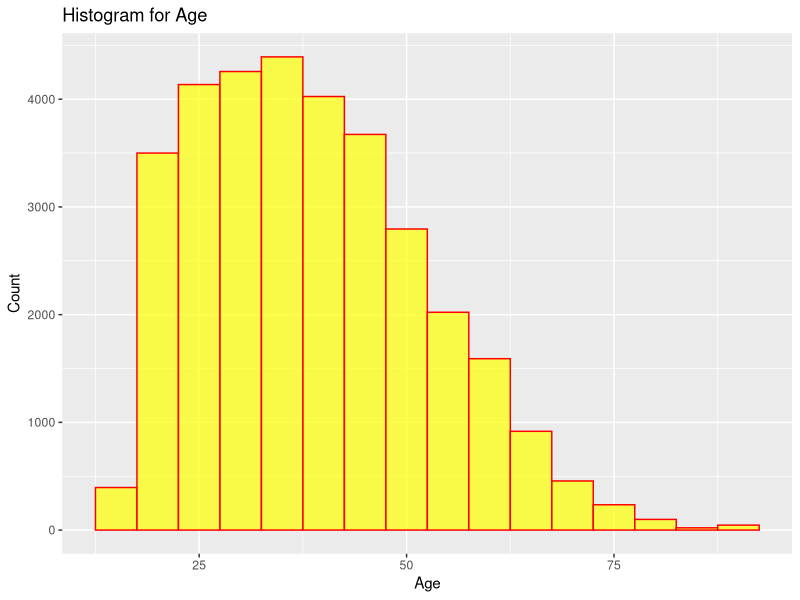
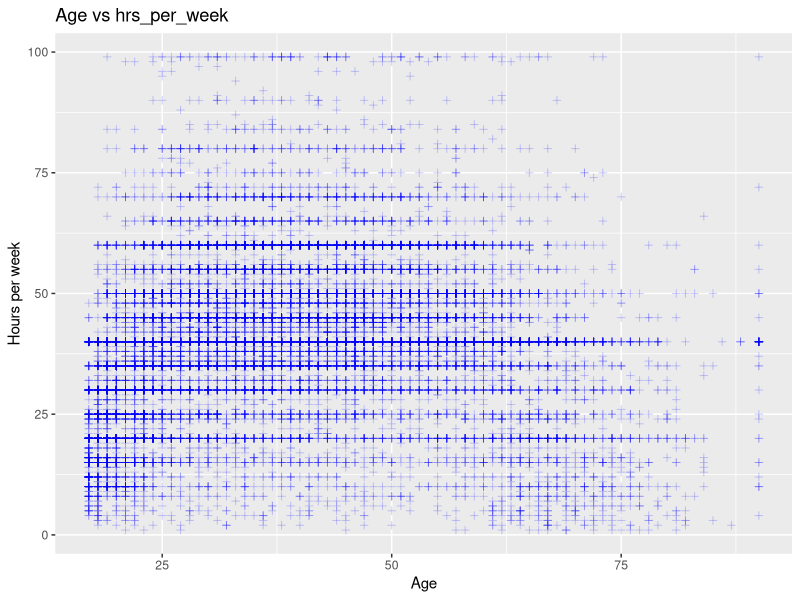
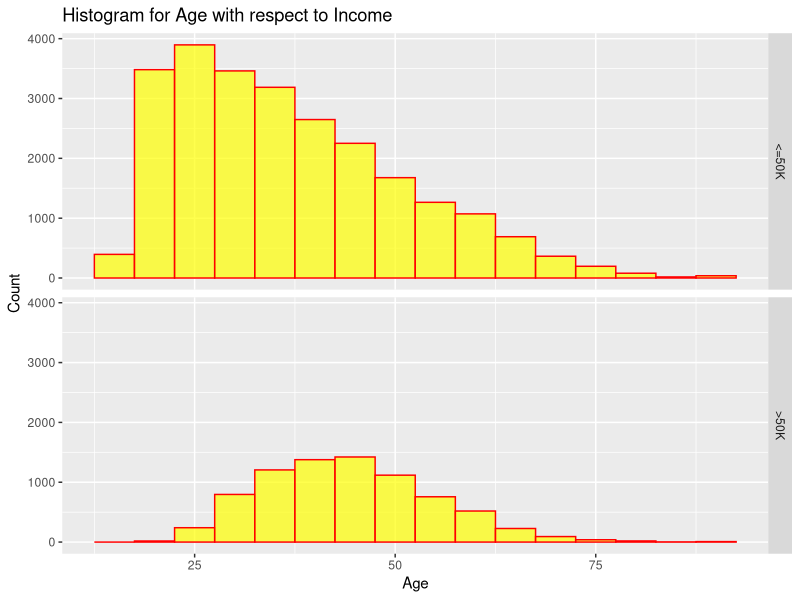
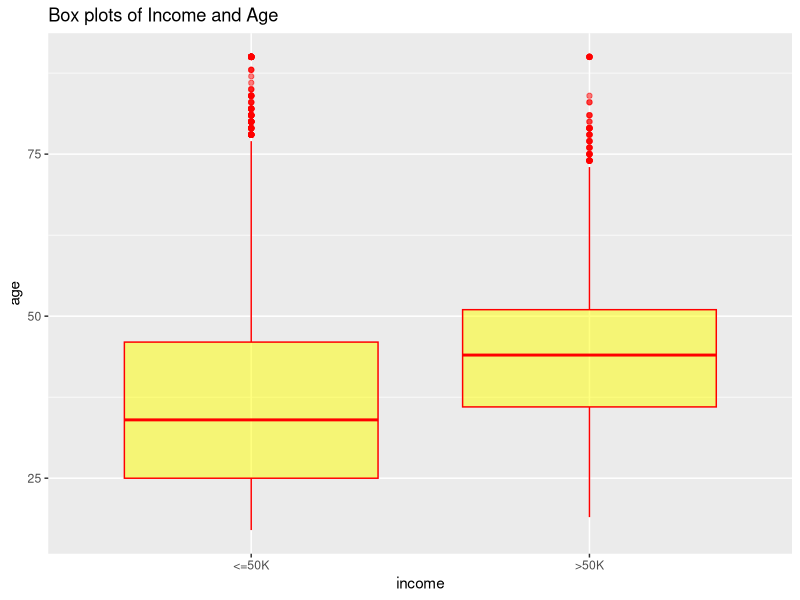
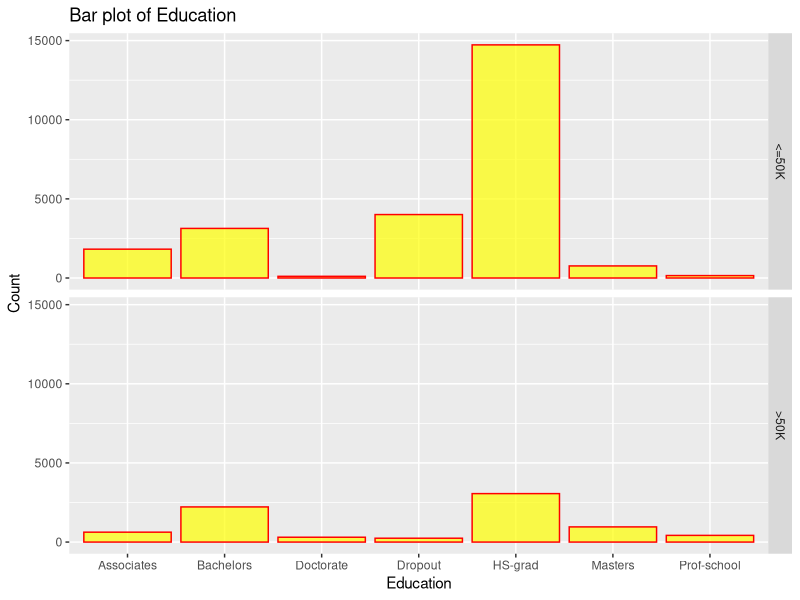
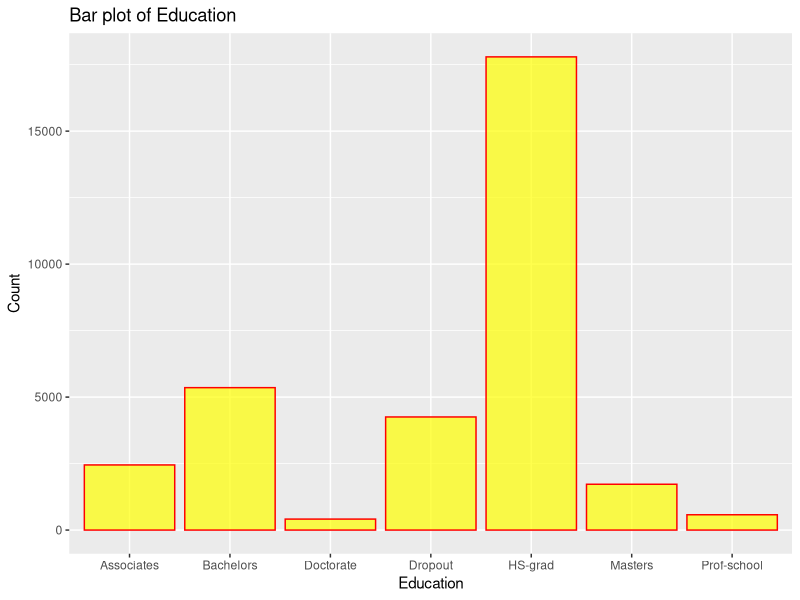
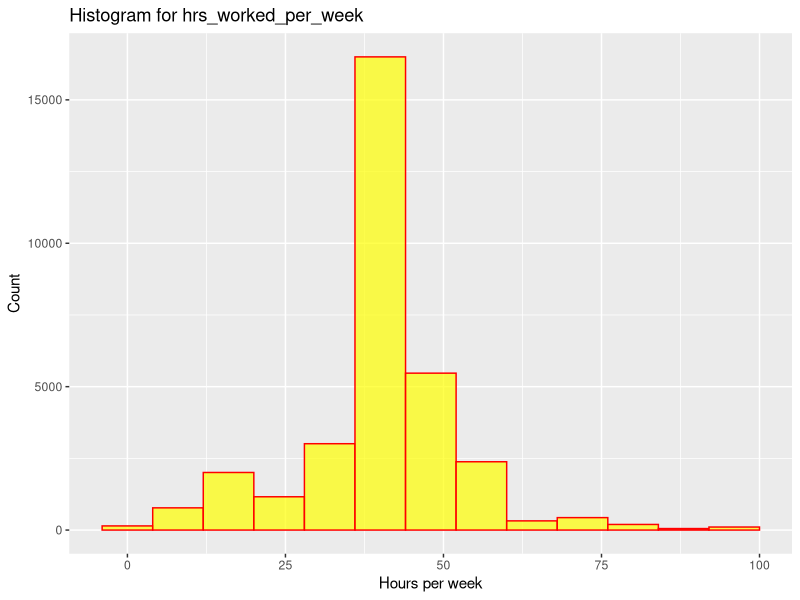

Reproduce these figures in R, in order. (Note: this script raises an error after producing the figures.)
library(ggplot2)
# Assignment 1

# Read the data from csv file into dataFrame.
myData <- read.csv("censusData.csv")

# Column names and length of each column.
c <- (colnames(myData))

# Question 1

"age: type = Integer, Ratio-scaled Attribute, This is a ratio scaled attribute with an inherit zero point and we can talk one person's age as multiple of others."
"work: type = factor, Nominal Attribute, This is nominal because it is names of work they do it relating to names."
"edu: type = factor, Ordinal Attribute, This is regarding the education level which has order but the magnitude between the levels is unkown."
"marital: type = factor, Nominal Attribute, This is nominal because it is relating to names of their marital status."
"occupation: type = factor, Nominal Attribute, This is nominal because it is names of work they do it relating to names."
"race: type = factor, Nominal Attribute, This is nominal because it is relating to names of their races."
"sex: type = factor, Binary(symmetric) Attribute, Binary attributes are only with two categories, here male and female have equal weights."
"hrs_per_week: type = integer, Ratio-scaled Attribute,"
"income: type = factor, Ratio-scaled Attribute, Ratio-scaled Attribute, This is a ratio scaled attribute with an inherit zero point and we can talk one person's salary as multiple of others."

# Question 2.a
pct_missing_values <- c()
missing_values <- c()

for (val in c)
{
  each <- table(myData[val])
  if (!is.na(each['?'])) {
    pct <- (each['?']/length(myData[[val]])) * 100
    missing_values <- c(missing_values, each['?'])
    pct_missing_values <- c(pct_missing_values, pct)
  } else {
    pct_missing_values <- c(pct_missing_values, 0)
    missing_values <- c(missing_values, 0)
  }
}

# Question 2.b
missing_data <- c()
for (i in 1:length(myData[['sex']])){
  if ((myData[i,2] == '?') & (myData[i,5] == '?')){
    missing_data <- c(missing_data, 2)
  }else if ((myData[i,2] != '?') & (myData[i,5] == '?')) {
    missing_data <- c(missing_data, 1)
  }else if ((myData[i,2] == '?') & (myData[i,5] != '?')) {
    missing_data <- c(missing_data, 1)
  }else {
      missing_data <- c(missing_data, 0)
  }  
}

hist_plot <- qplot(final, geom="histogram", 
                   binwidth=0.1, 
                   main="Missing values per data point",
                   xlab="Missing values",
                   ylab="Count")

#print (hist_plot)


# Question 3 .a
#for age
age_hist <- ggplot(myData, aes(x=age)) + geom_histogram(binwidth=5, 
                                            alpha=0.7, 
                                            fill="yellow", 
                                            col="red")+
                                            ggtitle("Histogram for Age") +
                                            xlab("Age")+
                                            ylab("Count")
# print (age_hist)
# for number of hrs
hours_per_week_hist <- ggplot(myData, aes(x=hrs_per_week)) + geom_histogram(binwidth=8, 
                                            alpha=0.7, 
                                            fill="yellow", 
                                            col="red")+
                                            ggtitle("Histogram for hrs_worked_per_week") +
                                            xlab("Hours per week")+
                                            ylab("Count")
# print (hours_per_week_hist)

# for income
income_hist = ggplot(myData, aes(x=income)) + geom_histogram(alpha=0.7, 
                                               fill="yellow", 
                                               col="red")+
                                               ggtitle("Histogram for Income") +
                                               xlab("Income")+
                                               ylab("Count")

# print (income_hist)

# Question 3.b
age_income <- ggplot(myData, aes(x=age)) + geom_histogram(binwidth=5, 
                                            alpha=0.7, 
                                            fill="yellow", 
                                            col="red")+
                                            ggtitle("Histogram for Age with respect to Income") +
                                            xlab("Age")+
                                            ylab("Count")+ 
                                            facet_grid(income ~ .)
# print ("age_income")

hrs_per_week_income <- ggplot(myData, aes(x=hrs_per_week)) + geom_histogram(binwidth=10, 
                                            alpha=0.7, 
                                            fill="yellow", 
                                            col="red")+
                                            ggtitle("Histogram for Hours worked per week with respect to Income") +
                                            xlab("Hours worked per week")+
                                            ylab("Count")+ 
                                            facet_grid(income ~ .)
# print (hrs_per_week_income)

# Question 3.c
# age and income
age_income_boxplot <- ggplot(data=myData, aes(x=income, y=age)) + geom_boxplot(alpha=0.5,
                                                         fill="yellow",
                                                         col="red")+
                                                         ggtitle("Box plots of Income and Age")
# print (age_income_boxplot)

# hrs_per_week and income
hrs_per_week_income_boxplot <- ggplot(data=myData, aes(x=income, y=hrs_per_week)) + geom_boxplot(alpha=0.5,
                                                                  fill="yellow",
                                                                  col="red")+
                                                                  ggtitle("Box plots of Income and Hours worked per week")

# print (hrs_per_week_income_boxplot)

# Question 4.a
# Plotting of each categorical feature
wark_bar_plot <- ggplot(myData, aes(x=work)) + geom_bar(binwidth=10, 
                                            alpha=0.7, 
                                            fill="yellow", 
                                            col="red")+
                                            ggtitle("Bar plot of Work")+
                                            xlab("Work")+
                                            ylab("Count")

# print (wark_bar_plot)

education_bar <- ggplot(myData, aes(x=edu)) + geom_bar(binwidth=10, 
                                       alpha=0.7, 
                                       fill="yellow", 
                                       col="red")+
                                       ggtitle("Bar plot of Education")+
                                       xlab("Education")+
                                       ylab("Count")

# print (education_bar)

marital_barplot <- ggplot(myData, aes(x=marital)) + geom_bar(binwidth=10, 
                                      alpha=0.7, 
                                      fill="yellow", 
                                      col="red")+
                                      ggtitle("Bar plot of Marital status")+
                                      xlab("Marital")+
                                      ylab("Count")

# print (marital_barplot)

occupation_barplot <- ggplot(myData, aes(x=occupation)) + geom_bar(binwidth=10, 
                                          alpha=0.7, 
                                          fill="yellow", 
                                          col="red")+
                                          ggtitle("Bar plot of Occupation")+
                                          xlab("Occupation")+
                                          ylab("Count")


# print (occupation_barplot)

race_barplot <- ggplot(myData, aes(x=race)) + geom_bar(binwidth=10, 
                                          alpha=0.7, 
                                          fill="yellow", 
                                          col="red")+
                                          ggtitle("Bar plot of Race")+
                                          xlab("Race")+
                                          ylab("Count")

# print (race_barplot)

# Question 4.b
work_income <- ggplot(myData, aes(x=work)) + geom_bar(binwidth=10, 
                                       alpha=0.7, 
                                       fill="yellow", 
                                       col="red")+
                                       ggtitle("Bar plot of Work")+
                                       xlab("Work")+
                                       ylab("Count")  + facet_grid(income ~ .)

#print (work_income)

edu_income <- ggplot(myData, aes(x=edu)) + geom_bar(binwidth=10, 
                                      alpha=0.7, 
                                      fill="yellow", 
                                      col="red")+
                                      ggtitle("Bar plot of Education")+
                                      xlab("Education")+
                                      ylab("Count")  + facet_grid(income ~ .)

# print (edu_income)

marital_income <- ggplot(myData, aes(x=marital)) + geom_bar(binwidth=10, 
                                          alpha=0.7, 
                                          fill="yellow", 
                                          col="red")+
                                          ggtitle("Bar plot of Marital status")+
                                          xlab("Marital")+
                                          ylab("Count")  + facet_grid(income ~ .)

# print (marital_income)

occupation_income <- ggplot(myData, aes(x=occupation)) + geom_bar(binwidth=10, 
                                             alpha=0.7, 
                                             fill="yellow", 
                                             col="red")+
                                             ggtitle("Bar plot of Occupation")+
                                             xlab("Occupation")+
                                             ylab("Count")  + facet_grid(income ~ .)

# print (occupation_income)

race_income <- ggplot(myData, aes(x=race)) + geom_bar(binwidth=10, 
                                       alpha=0.7, 
                                       fill="yellow", 
                                       col="red")+
                                       ggtitle("Bar plot of Race")+
                                       xlab("Race")+
                                       ylab("Count") + facet_grid(income ~ .)

# print (race_income)

# Question 5
age_hres_per_week_scatter <- ggplot(myData, aes(x=age, y=hrs_per_week)) + geom_point(shape=3, 
                                                        color="blue", 
                                                        alpha=0.2)+
                                                        ggtitle("Age vs hrs_per_week")+
                                                        xlab("Age")+
                                                        ylab("Hours per week")
# print (age_hres_per_week_scatter)
correlation <- cor(myData$age, myData$hrs_per_week)

# Question 6
# Correlatio plot between age and hrs_per_week
correlation_matrix <- cor(data.frame(myData$age, myData$hrs_per_week))
corrplot(correlation_matrix)